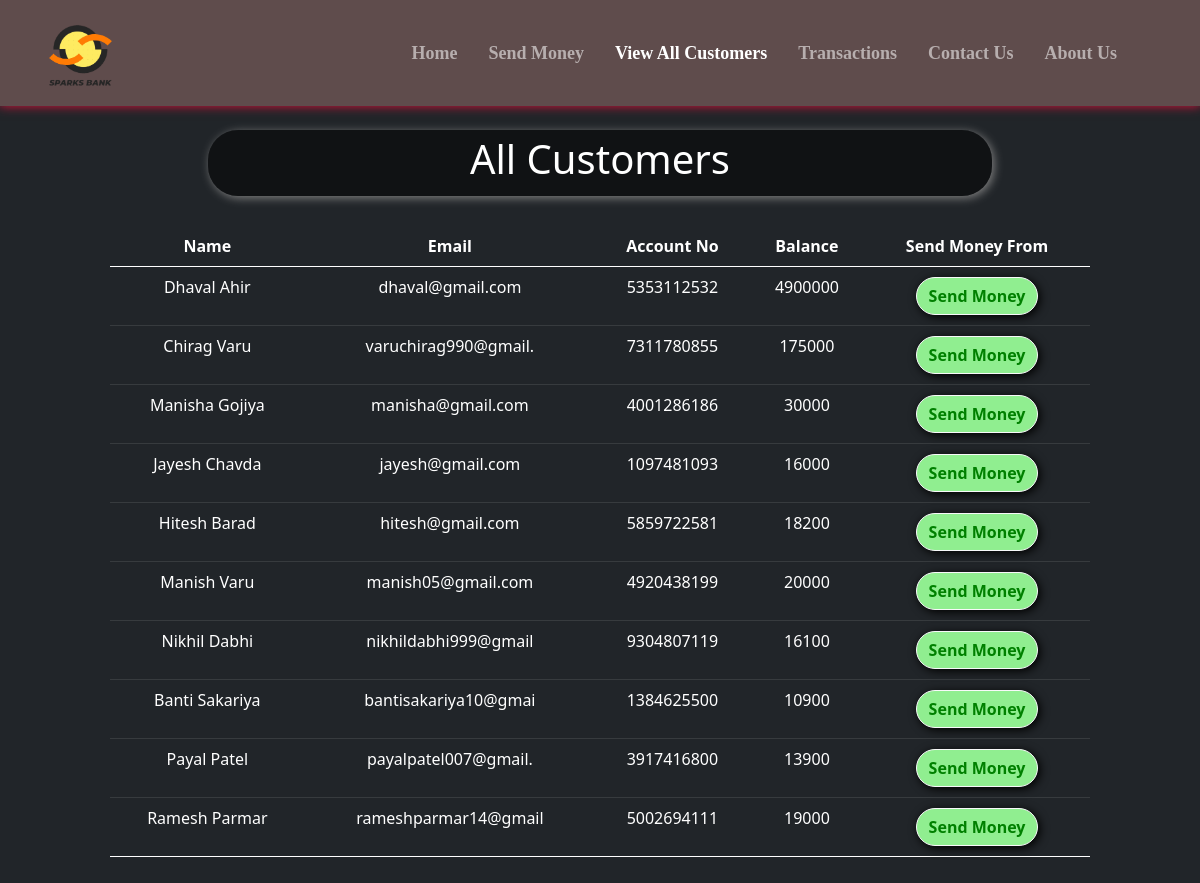
Page /all_cust.php on the earlier database version.
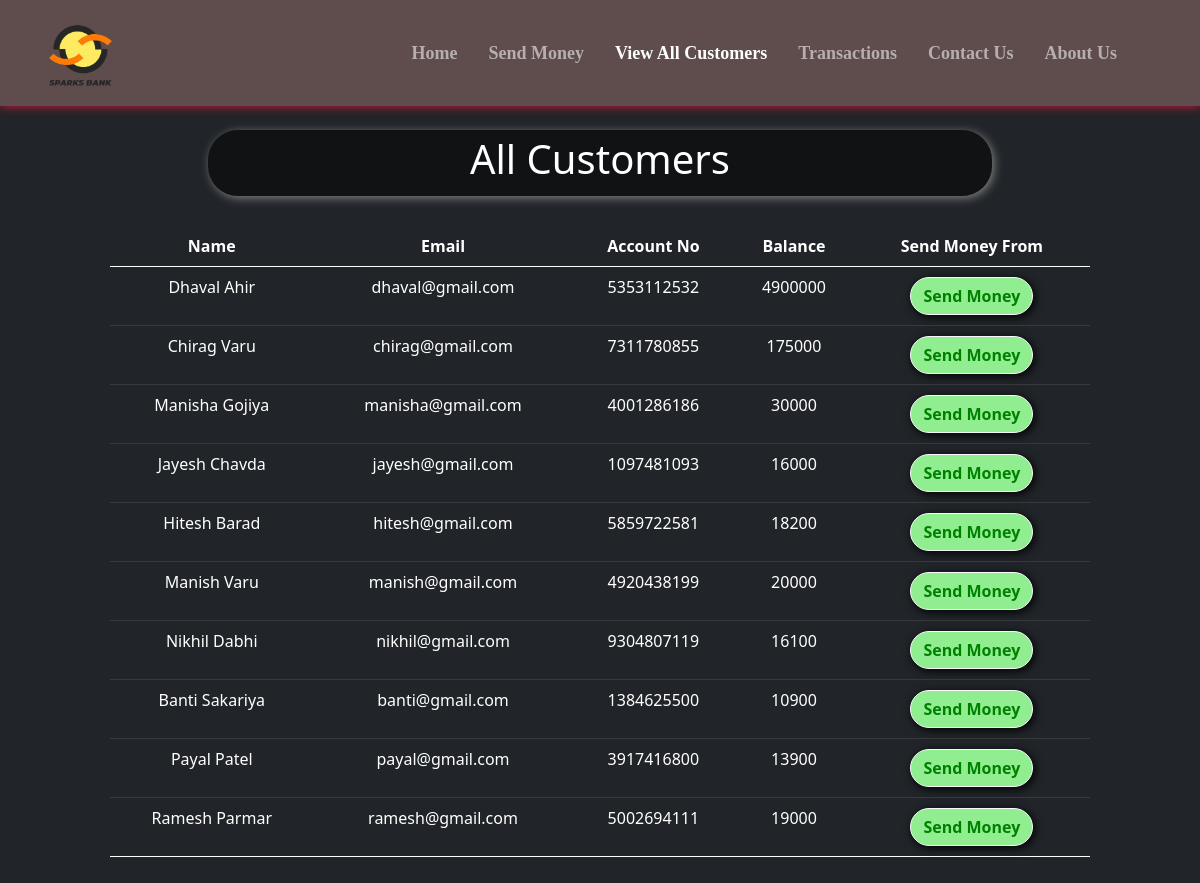
Same page on the later database version.
### tables this page shows
CREATE TABLE `users` (
  `sr` int(11) NOT NULL,
  `name` varchar(20) NOT NULL,
  `email` varchar(20) NOT NULL,
  `accno` varchar(10) NOT NULL,
  `blc` bigint(20) NOT NULL
);

### all_cust.php (the view, shortened to what this page needs)
<!doctype html>
<html lang="en">
<head>
    <link href="https://cdn.jsdelivr.net/npm/bootstrap@5.0.2/dist/css/bootstrap.min.css" rel="stylesheet"
>
    <link rel="stylesheet" href="https://cdnjs.cloudflare.com/ajax/libs/font-awesome/5.15.3/css/all.min.css"
 />
</head>
<body style="background-color:#212529;">
    <?php include 'spin.php'; ?>
    <nav class="navbar navbar-expand-lg navbar-dark fixed fixed-top"
        style="background-color: #5f4c4c; font-family:candara; font-size:18px; box-shadow: 0px 0px 10px 0px crimson;">
        <div class="container-fluid">
            <a href="index.php"><img src="Images\Sparks-LOGO.png" alt=""
                    style="height: 80px; margin-left:25px; margin-top:10px;"></a>
        </div>
        <div class="collapse navbar-collapse" id="navbarSupportedContent">
            <b>
                <ul class="navbar-nav ">
                    <li class="nav-item nav-links" style="margin-left:15px;">
                        <a class="nav-link text-nowrap" aria-current="page" href="index.php">Home</a>
                    </li>
                    <li class="nav-item" style="margin-left:15px; ">
                        <a class="nav-link text-nowrap" href="send_money.php">Send Money</a>
                    </li>
                    <li class="nav-item" style="margin-left:15px;">
                        <a class="nav-link text-nowrap active" href="all_cust.php">View All Customers</a>
                    </li>
                    <li class="nav-item" style="margin-left:15px;">
                        <a class="nav-link text-nowrap" href="transactions.php">Transactions</a>
                    </li>
                    <li class="nav-item" style="margin-left:15px;">
                        <a class="nav-link text-nowrap" href="contact_us.php">Contact Us</a>
                    </li>
                    <li class="nav-item" style="margin-left:15px; margin-right:75px;">
                        <a class="nav-link text-nowrap" href="about_us.php">About Us</a>
                    </li>
                </ul>
            </b>
        </div>
    </nav>
    <center>
        <div class="container" style="margin-top: 10%; padding:10px 80px 10px 80px; ">
            <div
                style="width:80%; background-color:rgba(0,0,0,.5); padding:5px 5px 5px 5px; border-radius:30px; box-shadow: 2px 2px 10px gray;">
                <h1 style=" color:white;">All Customers</h1>
            </div>
            <?php
    $conn = mysqli_connect($servername, $username, $password, $database);
    if(!$conn){
        die("Connection not established: ".mysqli_connect_error());
    }else{
        $sql = "SELECT * FROM `users`";
        $result = mysqli_query($conn, $sql);
?>
            <table class="table table-dark" style="margin-top: 30px;">
                <thead>
                    <tr>
                        <th scope="col">Name</th>
                        <th scope="col">Email</th>
                        <th scope="col">Account No</th>
                        <th scope="col">Balance</th>
                        <th scope="col">Send Money From</th>
                    </tr>
                </thead>
                <?php
echo "<tbody>";
        while($row = mysqli_fetch_assoc($result)){
        echo    '
            <tr>
              <td>'.$row['name'].'</td>
              <td>'.$row['email'].'</td>
              <td>'.$row['accno'].'</td>
              <td>'.$row['blc'].'</td>
              <td style="padding:10px 10px 10px 10px">
              <a href="send_money.php?reads='.$row['accno'].'"
              <button type="button" class="btn mybtn btn-outline-light">Send Money</button>
              </a>
              </td>
            </tr>';
    }
    }
    echo "</tbody>";
?>
        </div>
    </center>
</body>
</html>

### spin.php (shortened to what this page needs)
<html>
<head>
<link rel="stylesheet" href="https://cdnjs.cloudflare.com/ajax/libs/font-awesome/5.15.3/css/all.min.css" />
</head>
<body>
    </body>
</html>

### all_cust.php (style rules this page uses)
th, td { text-align: center; }
.mybtn { box-shadow: 2px 2px 10px black; border-radius: 30px; font-weight: bold; background-color: lightgreen; color: green; }

Differences in the rows shown:
changed users "Chirag Varu": email "varuchirag990@gmail." → "chirag@gmail.com"
changed users "Manish Varu": email "manish05@gmail.com" → "manish@gmail.com"
changed users "Nikhil Dabhi": email "nikhildabhi999@gmail" → "nikhil@gmail.com"
changed users "Banti Sakariya": email "bantisakariya10@gmai" → "banti@gmail.com"
changed users "Payal Patel": email "payalpatel007@gmail." → "payal@gmail.com"
changed users "Ramesh Parmar": email "rameshparmar14@gmail" → "ramesh@gmail.com"
